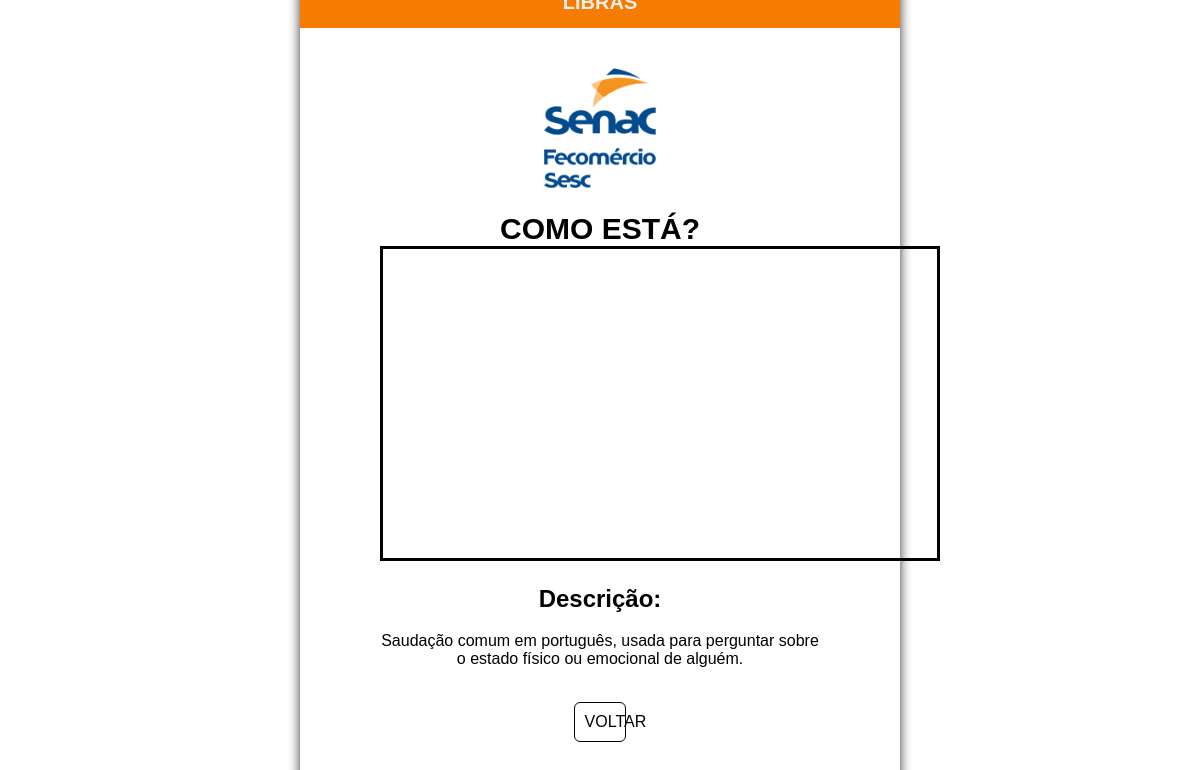
The app's page /exibir_palavra/6 with its own data.
### tables this page shows
CREATE TABLE palavras(
                id INTEGER PRIMARY KEY AUTOINCREMENT,
                titulo TEXT UNIQUE NOT NULL,
                descricao TEXT NOT NULL,
                url TEXT NOT NULL,
                capa TEXT
            );

### app.py (the view)
@app.route('/exibir_palavra/<int:id>')
def exibir_palavra(id):
    db = get_db()
    palavra = db.execute('SELECT * FROM palavras WHERE id = ?', (id,)).fetchone()
    return render_template('exibir_palavra.html', palavra=palavra)

### app.py (called while the page is built)
def get_db():
    if 'db' not in g:
        g.db = sqlite3.connect(DATABASE)
        g.db.row_factory = sqlite3.Row
    return g.db

### templates/exibir_palavra.html (shortened to what this page needs)
<!DOCTYPE html>
<html lang="pt-BR">
<head>
  <link rel="stylesheet" href="{{ url_for('static', filename='exibicao_de_palavra.css') }}">
</head>
<body>
  <div class="container">
    <div class="form-box">
      <h1>LIBRAS</h1>
      <a href="{{ url_for('index') }}"><img src="{{ url_for('static', filename='images/logo.png') }}" alt="logo" id="logo-icon"></a>
      <label for="palavra">{{ palavra.titulo }}</label>
      <iframe width="560" height="315" src="{{ palavra.url }}" title="YouTube video player" frameborder="0" allow="accelerometer; autoplay; clipboard-write; encrypted-media; gyroscope; picture-in-picture; web-share" style="border: solid black;" allowfullscreen></iframe>
      <h2>Descrição:</h2>
      <div class="descricao_palavra"><p>{{ palavra.descricao }}</p></div><br>
      <a href="{{ url_for('glossario') }}" id="retornar"><button>VOLTAR</button></a>
    </div>
  </div>
</body>
</html>

### static/exibicao_de_palavra.css (style rules this page uses)
* { box-sizing: border-box; font-family: Arial, sans-serif; }
body, html { height: 100vh; background: url('images/fundo.png') no-repeat center fixed; background-size: cover; overflow: hidden; margin: 0; padding: 0; }
#logo-icon { width: auto; height: 15vh; margin: -40px 0 20px auto; }
.container { display: flex; justify-content: center; align-items: center; text-align: center; height: 100vh; }
.form-box { background-color: white; border-radius: 8px; padding: 80px 80px; box-shadow: 0 4px 12px rgba(0, 0, 0, 0.8); width: 50%; position: relative; border-top: 50px solid #f57c00; }
.form-box h1 { position: absolute; top: -50px; left: 50%; transform: translateX(-50%); font-size: 20px; color: rgb(238, 238, 238); }
label { display: block; font-weight: bold; font-size: 30px; }
button { width: 12%; background-color: #ffffff; color: black; padding: 10px; border: solid black 1px; border-radius: 6px; font-size: 16px; cursor: pointer; }

### records on screen
palavras: titulo "COMO ESTÁ?", descricao "Saudação comum em português, usada para perguntar sobre o estado físico ou emocional de alguém."
